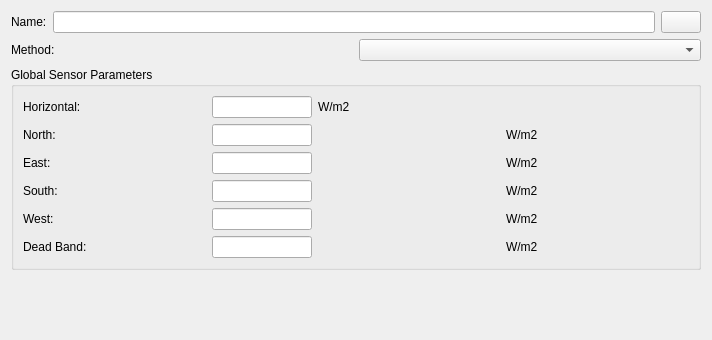
<?xml version="1.0" encoding="UTF-8"?>
<ui version="4.0">
 <class>SVDBZoneControlThermostatEditWidget</class>
 <widget class="QWidget" name="SVDBZoneControlThermostatEditWidget">
  <property name="geometry">
   <rect>
    <x>0</x>
    <y>0</y>
    <width>712</width>
    <height>340</height>
   </rect>
  </property>
  <property name="windowTitle">
   <string>Form</string>
  </property>
  <layout class="QVBoxLayout" name="verticalLayout">
   <item>
    <layout class="QHBoxLayout" name="horizontalLayout">
     <item>
      <widget class="QLabel" name="labelDisplayName">
       <property name="text">
        <string>Name:</string>
       </property>
      </widget>
     </item>
     <item>
      <widget class="QtExt::LanguageStringEditWidget1" name="lineEditName"/>
     </item>
     <item>
      <widget class="QtExt::ColorButton" name="pushButtonColor">
       <property name="sizePolicy">
        <sizepolicy hsizetype="Fixed" vsizetype="Fixed">
         <horstretch>0</horstretch>
         <verstretch>0</verstretch>
        </sizepolicy>
       </property>
      </widget>
     </item>
    </layout>
   </item>
   <item>
    <layout class="QHBoxLayout" name="horizontalLayout_2">
     <item>
      <widget class="QLabel" name="labelCategory_2">
       <property name="text">
        <string>Method:</string>
       </property>
      </widget>
     </item>
     <item>
      <widget class="QComboBox" name="comboBoxMethod"/>
     </item>
    </layout>
   </item>
   <item>
    <widget class="QGroupBox" name="groupBox">
     <property name="title">
      <string>Global Sensor Parameters</string>
     </property>
     <layout class="QGridLayout" name="gridLayout">
      <item row="0" column="0">
       <widget class="QLabel" name="labelToleranceHeating">
        <property name="text">
         <string>Horizontal:</string>
        </property>
       </widget>
      </item>
      <item row="0" column="1">
       <widget class="QtExt::ValidatingLineEdit" name="lineEditToleranceHeating">
        <property name="maximumSize">
         <size>
          <width>100</width>
          <height>16777215</height>
         </size>
        </property>
       </widget>
      </item>
      <item row="0" column="2" colspan="2">
       <widget class="QLabel" name="labelConvectiveFactorUnit">
        <property name="text">
         <string>W/m2</string>
        </property>
       </widget>
      </item>
      <item row="1" column="0">
       <widget class="QLabel" name="labelToleranceHeating_2">
        <property name="text">
         <string>North:</string>
        </property>
       </widget>
      </item>
      <item row="1" column="1">
       <widget class="QtExt::ValidatingLineEdit" name="lineEditToleranceHeating_2">
        <property name="maximumSize">
         <size>
          <width>100</width>
          <height>16777215</height>
         </size>
        </property>
       </widget>
      </item>
      <item row="1" column="3">
       <widget class="QLabel" name="labelConvectiveFactorUnit_3">
        <property name="text">
         <string>W/m2</string>
        </property>
       </widget>
      </item>
      <item row="2" column="0">
       <widget class="QLabel" name="labelToleranceHeating_3">
        <property name="text">
         <string>East:</string>
        </property>
       </widget>
      </item>
      <item row="2" column="1" colspan="2">
       <widget class="QtExt::ValidatingLineEdit" name="lineEditToleranceHeating_3">
        <property name="maximumSize">
         <size>
          <width>100</width>
          <height>16777215</height>
         </size>
        </property>
       </widget>
      </item>
      <item row="2" column="3">
       <widget class="QLabel" name="labelConvectiveFactorUnit_4">
        <property name="text">
         <string>W/m2</string>
        </property>
       </widget>
      </item>
      <item row="3" column="0">
       <widget class="QLabel" name="labelToleranceHeating_4">
        <property name="text">
         <string>South:</string>
        </property>
       </widget>
      </item>
      <item row="3" column="1">
       <widget class="QtExt::ValidatingLineEdit" name="lineEditToleranceHeating_4">
        <property name="maximumSize">
         <size>
          <width>100</width>
          <height>16777215</height>
         </size>
        </property>
       </widget>
      </item>
      <item row="3" column="3">
       <widget class="QLabel" name="labelConvectiveFactorUnit_5">
        <property name="text">
         <string>W/m2</string>
        </property>
       </widget>
      </item>
      <item row="4" column="0">
       <widget class="QLabel" name="labelToleranceHeating_5">
        <property name="text">
         <string>West:</string>
        </property>
       </widget>
      </item>
      <item row="4" column="1">
       <widget class="QtExt::ValidatingLineEdit" name="lineEditToleranceHeating_5">
        <property name="maximumSize">
         <size>
          <width>100</width>
          <height>16777215</height>
         </size>
        </property>
       </widget>
      </item>
      <item row="4" column="3">
       <widget class="QLabel" name="labelConvectiveFactorUnit_6">
        <property name="text">
         <string>W/m2</string>
        </property>
       </widget>
      </item>
      <item row="5" column="0">
       <widget class="QLabel" name="labelToleranceHeating_6">
        <property name="text">
         <string>Dead Band:</string>
        </property>
       </widget>
      </item>
      <item row="5" column="1" colspan="2">
       <widget class="QtExt::ValidatingLineEdit" name="lineEditToleranceHeating_6">
        <property name="maximumSize">
         <size>
          <width>100</width>
          <height>16777215</height>
         </size>
        </property>
       </widget>
      </item>
      <item row="5" column="3">
       <widget class="QLabel" name="labelConvectiveFactorUnit_7">
        <property name="text">
         <string>W/m2</string>
        </property>
       </widget>
      </item>
     </layout>
    </widget>
   </item>
   <item>
    <spacer name="verticalSpacer">
     <property name="orientation">
      <enum>Qt::Vertical</enum>
     </property>
     <property name="sizeHint" stdset="0">
      <size>
       <width>20</width>
       <height>40</height>
      </size>
     </property>
    </spacer>
   </item>
  </layout>
 </widget>
 <customwidgets>
  <customwidget>
   <class>QtExt::ValidatingLineEdit</class>
   <extends>QLineEdit</extends>
   <header location="global">QtExt_ValidatingLineEdit.h</header>
  </customwidget>
  <customwidget>
   <class>QtExt::ColorButton</class>
   <extends>QPushButton</extends>
   <header location="global">QtExt_ColorButton.h</header>
  </customwidget>
  <customwidget>
   <class>QtExt::LanguageStringEditWidget1</class>
   <extends>QLineEdit</extends>
   <header location="global">QtExt_LanguageStringEditWidget1.h</header>
  </customwidget>
 </customwidgets>
 <resources/>
 <connections/>
</ui>
